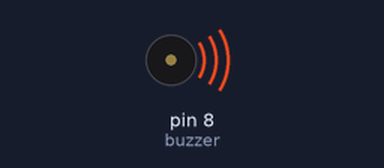
Simulated run of this sketch. Board: Arduino Uno, built with avr-gcc and run on an emulated ATmega328P. Shown: buzzer (waves = sounding).

Above: at 0.75 s.
At 4.35 s:
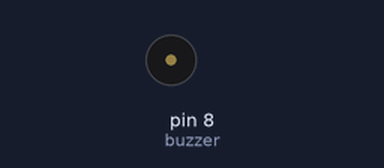
Timing chart, 0 to 5.9 s (numbered marks = the images above):
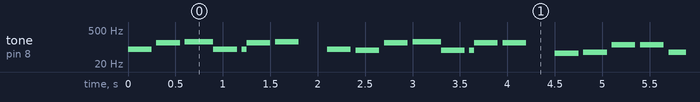

Measured:
- by itself, tone on pin 8 (buzzer): plays 82 Hz for 0.25 s, 147 Hz for 0.25 s, 165 Hz for 0.30 s, 82 Hz for 0.25 s, 82 Hz for 0.05 s, 147 Hz for 0.25 s … (445 notes in this stretch)

The sketch:

Semana3_Desafio2.ino
```cpp
const int a1 = 55;
const int b1 = 62;
const int b2 = 123;
const int c2 = 65;
const int c3 = 131;
const int e2 = 82;
const int e3 = 165;
const int d2 = 73;
const int d3 = 147;
const int d1 = 37;

int buzzer = 8;


void setup()
{
  pinMode(buzzer, OUTPUT);
}

void loop()
{
  beep(e2, 250);
  delay(250);
  beep(d3, 250);
  delay(250);
  beep(e3, 500);
  delay(250);
  beep(e2, 250);
  delay(250);
  beep(e2, 250);
  beep(d3, 250);
  delay(250);
  beep(e3, 250);
  delay(500);
  beep(e2, 250);
  delay(250);

  beep(d2, 250);
  delay(250);
  beep(d3, 250);
  delay(250);
  beep(e3, 500);
  delay(250);
  beep(d2, 250);
  delay(250);
  beep(d2, 250);
  beep(d3, 250);
  delay(250);
  beep(d3, 250);
  delay(500);
  beep(a1, 250);
  delay(250);

  beep(b1, 250);
  delay(250);
  beep(b2, 250);
  delay(250);
  beep(b2, 250);
  delay(250);
  beep(b1, 250);
  delay(250);
  beep(b1, 250);
  beep(b2, 250);
  delay(250);
  beep(b2, 250);
  delay(500);
  beep(b1, 250);
  delay(250);

  beep(c2, 250);
  delay(250);
  beep(c3, 250);
  delay(250);
  beep(c3, 250);
  delay(250);
  beep(c2, 250);
  delay(250);
  beep(c2, 250);
  beep(c3, 250);
  delay(250);
  beep(c3, 250);
  delay(500);
  beep(d1, 250);
}

void beep(int note, int duration)
{
tone(buzzer, note, duration);
  delay(50);
}
```
